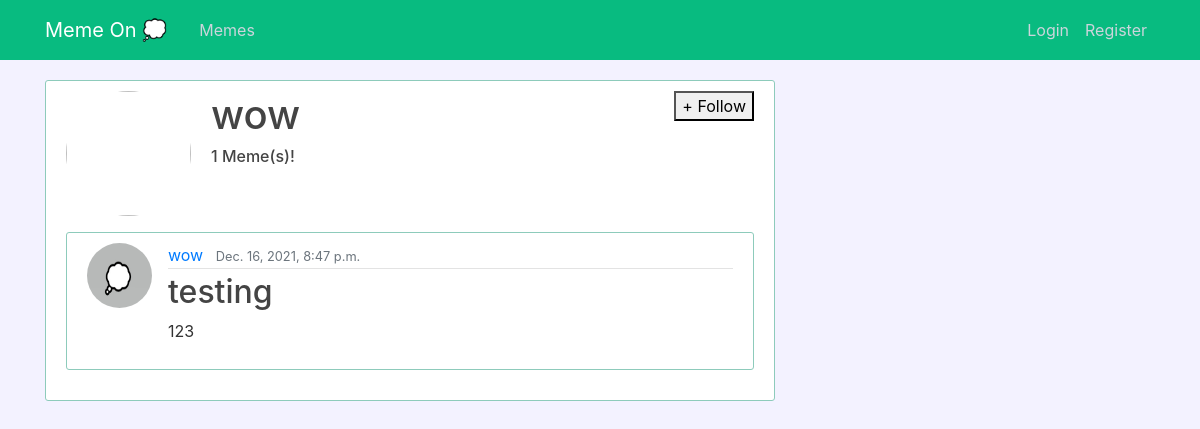
The app's page /user/wow with its own data.
### blog/models.py (models this page shows, shortened)
class Post(models.Model):
    title=models.CharField(max_length=25)
    content=models.TextField()
    date_posted=models.DateTimeField(default=timezone.now)
    author=models.ForeignKey(User, on_delete=models.CASCADE)

### users/models.py (models this page shows, shortened)
class Profile(models.Model):
    user= models.OneToOneField(User, on_delete=models.CASCADE)
    image=models.ImageField(default='default.jpg', upload_to='profile_pics')

### blog/views.py (the view)
# urls.py: path('user/<username>', UserPostListView.as_view(), name='user-posts'),
class UserPostListView(ListView):
    model = Post
    template_name = 'blog/user_posts.html'
    context_object_name = 'posts'
    paginate_by = 15
    def get_queryset(self):
        user= get_object_or_404(User, username=self.kwargs.get('username'))
        return Post.objects.filter(author=user).order_by('-date_posted')

### blog/templates/blog/user_posts.html (shortened to what this page needs)
{% extends "blog/base.html" %}
{% block content %}
  <div class="content-section">
   <div class="media">
     <img class="rounded-circle account-img" src="{{ user.profile.image.url }}">
     <div class="media-body">
       <h2 class="account-heading">{{ view.kwargs.username }}</h2>
       <h6>{{page_obj.paginator.count}} Meme(s)!</h6>
       </div>
     <button id="follow-button">+ Follow</button>
      </div>
  {% for post in posts %}
    <article class="media content-section">
      <img class="rounded-circle article-img" src="{{post.author.profile.image.url}}">
      <div class="media-body">
        <div class="article-metadata">
          <a class="mr-2" href="{% url 'user-posts' post.author.username %}">{{ post.author }}</a>
          <small class="text-muted">{{ post.date_posted }}</small>
        </div>
        <h2><a class="article-title" href="{% url 'post-detail' post.id %}">{{ post.title }}</a></h2>
        <p class="article-content">{{ post.content }}</p>
      </div>
    </article>
  {% endfor %}
  </div>
{% endblock content %}

### blog/static/blog/main.css (style rules this page uses)
body { background: #F3F2FF; color: #333333; margin-top: 5rem; }
h1, h2, h3, h4, h5, h6 { color: #444444; }
.content-section { background: #ffffff; padding: 10px 20px; border: 1px solid #8dcbbb; border-radius: 3px; margin-bottom: 20px; }
.article-title { color: #444444; }
.article-content { white-space: pre-line; }
.article-img { height: 65px; width: 65px; margin-right: 16px; }
.article-metadata { padding-bottom: 1px; margin-bottom: 4px; border-bottom: 1px solid #e3e3e3 }
.account-img { height: 125px; width: 125px; margin-right: 20px; margin-bottom: 16px; }
.account-heading { font-size: 2.5rem; }

### records on screen
Post: author.profile.image (placeholder picture), author "wow", date_posted "Dec. 16, 2021, 8:47 p.m.", title "testing", content "123"

### other values on screen
{{ view.kwargs.username }} "wow"
{{ page_obj.paginator.count }} "1"
